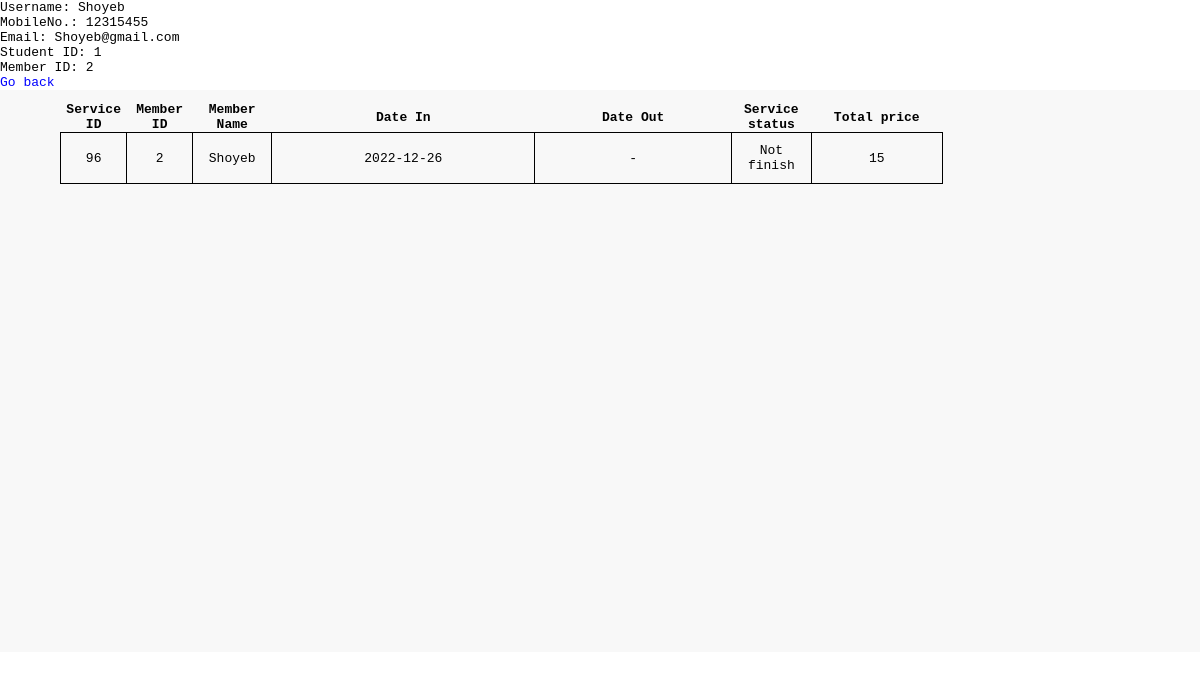
Page /dashboard.php (signed in) on the committed database.
### tables this page shows
CREATE TABLE `member` (
  `memberId` int(15) NOT NULL,
  `firstName` varchar(45) NOT NULL,
  `mobileNo` varchar(10) NOT NULL,
  `email` varchar(45) NOT NULL,
  `SID` varchar(45) NOT NULL,
  `password` varchar(45) NOT NULL
);

CREATE TABLE `laundryservice` (
  `Pid` int(11) NOT NULL,
  `serviceId` int(11) NOT NULL,
  `memberId` int(11) NOT NULL,
  `staffId` int(11) NOT NULL,
  `dateIn` date NOT NULL,
  `dateOut` date NOT NULL,
  `serviceStatus` enum('F','NF') NOT NULL,
  `totalPrice` int(11) NOT NULL
);

### dashboard.php (the view, shortened to what this page needs)
<?php
include "server.php";
include "connect.php";
?>
<!DOCTYPE html>
<html lang="en">
<head>
    <link rel="stylesheet" type="text/css" href="admin.css">
</head>
<body>
<div class="right">
    <?php
    $sql = "SELECT firstName FROM member WHERE member.firstName = '$_SESSION[firstName]'";
    $result = mysqli_query($db, $sql);
    $row = $result->fetch_assoc();
          echo "Username: " . $row["firstName"]. "<br>";
    $sql1 = "SELECT mobileNo FROM member WHERE member.firstName = '$_SESSION[firstName]'";
    $result1 = mysqli_query($db, $sql1);
    $row1 = $result1->fetch_assoc();
    echo "MobileNo.: " . $row1["mobileNo"]. "<br>";
    $sql2 = "SELECT email FROM member WHERE member.firstName = '$_SESSION[firstName]'";
    $result2 = mysqli_query($db, $sql2);
    $row2 = $result2->fetch_assoc();
    echo "Email: " . $row2["email"]. "<br>";
    $sql3 = "SELECT SID FROM member WHERE member.firstName = '$_SESSION[firstName]'";
    $result3 = mysqli_query($db, $sql3);
    $row3 = $result3->fetch_assoc();
    echo "Student ID: " . $row3["SID"]. "<br>";
    $sql4 = "SELECT memberID FROM member WHERE member.firstName = '$_SESSION[firstName]'";
    $result4 = mysqli_query($db, $sql4);
    $row4 = $result4->fetch_assoc();
    echo "Member ID: " . $row4["memberID"]. "<br>";
      ?>
      <a href="index.php" style="color: blue;">Go back</a>
        </div>
        <div class="row">
    <div class="content">
      <div class="boxWrapper">
        <div class="">
          <table>
                  <col width="5%">
                  <col width="5%">
                  <col width="5%">
                  <col width="20%">
                  <col width="15%">
                  <col width="5%">
                  <col width="10%">
                  <col width="10%">
                  <col width="5%">
                  <tr>
                      <th>Service ID</th>
                      <th>Member ID</th>
                      <th>Member Name</th>
                      <th>Date In</th>
                      <th>Date Out</th>
                      <th>Service status</th>
                      <th>Total price</th>
                  </tr>
  		 <?php
  				 		$q="SELECT *,`firstName` FROM `laundryservice`,`member` where  laundryservice.memberId = '$row4[memberID]'  AND member.memberId = '$row4[memberID]' AND laundryservice.serviceStatus = 'NF'  ORDER BY `serviceId`";
  					$result=$mysqli->query($q);
  				 while($row=$result->fetch_array()){ ?>
             <?php
              $dashDateOut="";
              if ($row['dateOut']=="0000-00-00") {
                $dashDateOut="-";
              }
              else {
                $dashDateOut=$row['dateOut'];
              }
              $finishStatus="";
              if($row['serviceStatus']=="NF"){
                $finishStatus="Not finish";
              }
              else {
                $finishStatus="Finished";
              }
              ?>
                   <tr>
                      <td><?=$row['serviceId']?></td>
                      <td><?=$row['memberId']?></td>
                      <td><?=$row['firstName']?></td>
                      <td><?=$row['dateIn']?></td>
                      <td><?=$dashDateOut?></td>
                      <td><?=$finishStatus?></td>
                      <td><?=$row['totalPrice']?></td>
                  </tr>
  				<?php } ?>
              </table>
        </div>
      </div>
    </div>
</body>
</html>

### admin.css (style rules this page uses)
* { font-family: monospace; margin:0; padding:0; box-sizing:border-box; }
a { text-decoration: none; }
.row:after { content: ""; display: table; clear: both; }
.row { background-color: rgba(239,239,239,0.45); }
.content { float: left; width: 100%; margin-top: 1%; }
.boxWrapper { padding-left: 5%; padding-right: 5%; width: 100%; height: 550px; }
tr { text-align: center; }
td { border: 1px solid black; padding: 10px; }
table { border-collapse: collapse; width: 100%; }

### rows in the picture
member: firstName "Shoyeb", mobileNo "12315455", email "Shoyeb@gmail.com", SID "1", memberId "2"
laundryservice: serviceId "96", memberId.memberId "2", memberId.firstName "Shoyeb", dateIn "2022-12-26", dateOut "-", serviceStatus "Not finish", totalPrice "15"
